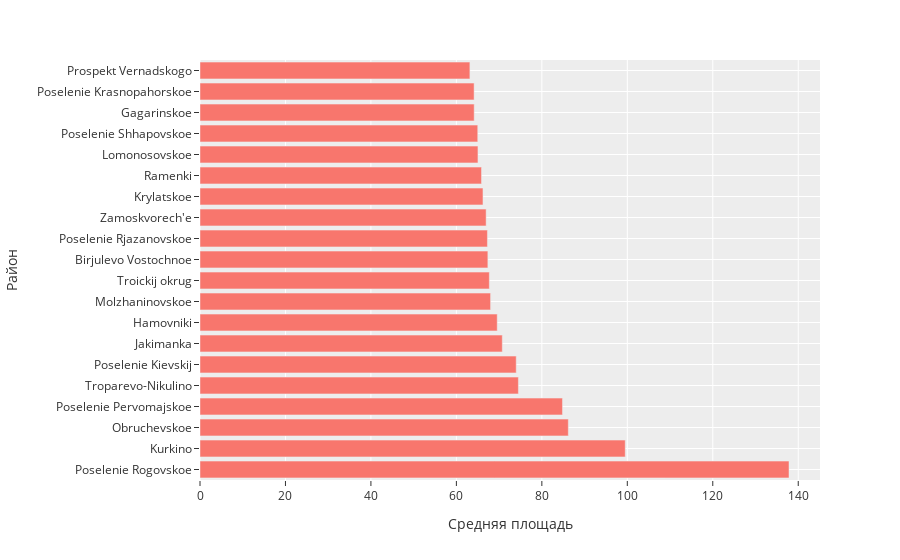

Notebook code for this chart:
### Markdown cell above
6. Покажите как меняется средняя площадь квартир в зависимости от района

### Code cell
area_by_district = df.groupby('sub_area')['full_sq'].mean().reset_index()
area_by_district = area_by_district.sort_values('full_sq', ascending=False)
fig = px.bar(
    area_by_district.head(20),
    x='full_sq',
    y='sub_area',
    labels={'full_sq': 'Средняя площадь', 'sub_area': 'Район'},
    template='ggplot2'
)
fig.show()

### Figure 1 — Plotly figure (JSON) as saved in the notebook; plotly's stock layout.template omitted (floating-point values rounded to 4 significant figures)
{"data": [{"alignmentgroup": "True", "hovertemplate": "Средняя площадь=%{x}<br>Район=%{y}<extra></extra>", "legendgroup": "", "marker": {"color": "#F8766D", "pattern": {"shape": ""}}, "name": "", "offsetgroup": "", "orientation": "h", "showlegend": false, "textposition": "auto", "type": "bar", "x": [137.8, 99.52, 86.19, 84.82, 74.51, 74, 70.74, 69.56, 68, 67.71, 67.37, 67.26, 66.96, 66.22, 65.88, 65.05, 65, 64.16, 64.15, 63.16], "xaxis": "x", "y": ["Poselenie Rogovskoe", "Kurkino", "Obruchevskoe", "Poselenie Pervomajskoe", "Troparevo-Nikulino", "Poselenie Kievskij", "Jakimanka", "Hamovniki", "Molzhaninovskoe", "Troickij okrug", "Birjulevo Vostochnoe", "Poselenie Rjazanovskoe", "Zamoskvorech'e", "Krylatskoe", "Ramenki", "Lomonosovskoe", "Poselenie Shhapovskoe", "Gagarinskoe", "Poselenie Krasnopahorskoe", "Prospekt Vernadskogo"], "yaxis": "y"}], "layout": {"barmode": "relative", "legend": {"tracegroupgap": 0}, "margin": {"t": 60}, "xaxis": {"anchor": "y", "domain": [0, 1], "title": {"text": "Средняя площадь"}}, "yaxis": {"anchor": "x", "domain": [0, 1], "title": {"text": "Район"}}}}
